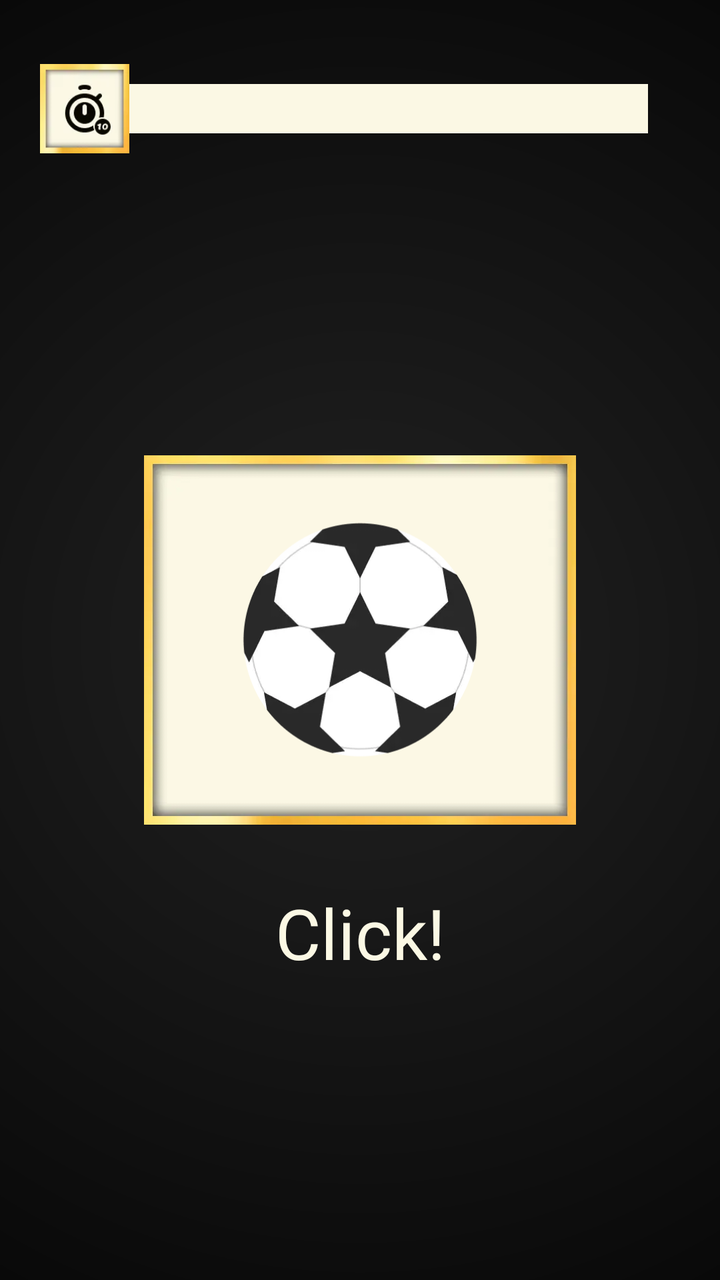
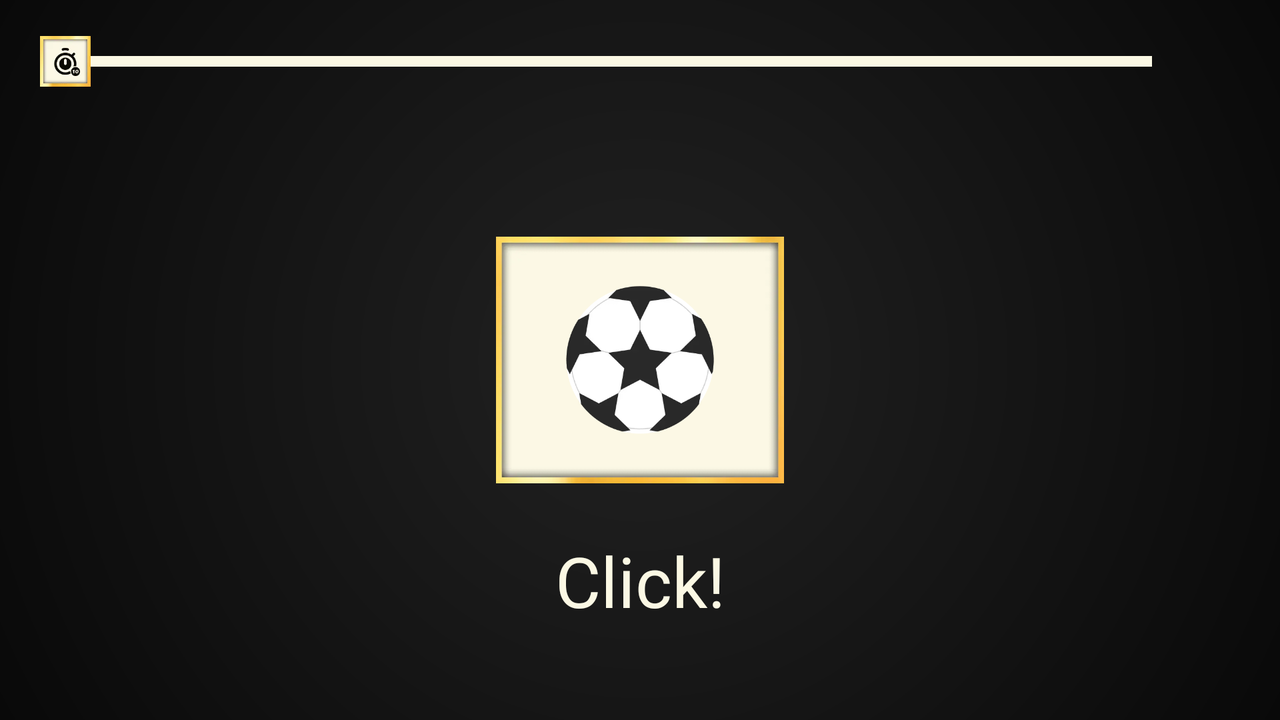

First picture: res/layout/ on a phone held upright. Second picture: the repository's own variant of that layout, on a device whose configuration matches the variant's folder. Source for both follows.
<!-- AndroidManifest.xml: application theme Theme.SoccerUnlimited -->
<!-- res/layout/activity_my_game.xml -->
<?xml version="1.0" encoding="utf-8"?>
<androidx.constraintlayout.widget.ConstraintLayout xmlns:android="http://schemas.android.com/apk/res/android"
    xmlns:app="http://schemas.android.com/apk/res-auto"
    xmlns:tools="http://schemas.android.com/tools"
    android:id="@+id/main"
    android:layout_width="match_parent"
    android:layout_height="match_parent"
    android:background="@drawable/main_background"
    tools:context=".ui.GameInfoActivity">

    <androidx.constraintlayout.widget.Guideline
        android:id="@+id/hor5"
        android:layout_width="wrap_content"
        android:layout_height="wrap_content"
        android:orientation="horizontal"
        app:layout_constraintGuide_percent="0.05" />

    <androidx.constraintlayout.widget.Guideline
        android:id="@+id/hor12"
        android:layout_width="wrap_content"
        android:layout_height="wrap_content"
        android:orientation="horizontal"
        app:layout_constraintGuide_percent="0.12" />

    <androidx.constraintlayout.widget.Guideline
        android:id="@+id/vert10"
        android:layout_width="wrap_content"
        android:layout_height="wrap_content"
        android:orientation="vertical"
        app:layout_constraintGuide_percent="0.1" />

    <androidx.constraintlayout.widget.Guideline
        android:id="@+id/vert90"
        android:layout_width="wrap_content"
        android:layout_height="wrap_content"
        android:orientation="vertical"
        app:layout_constraintGuide_percent="0.9" />

    <androidx.constraintlayout.widget.Guideline
        android:id="@+id/vert20"
        android:layout_width="wrap_content"
        android:layout_height="wrap_content"
        android:orientation="vertical"
        app:layout_constraintGuide_percent="0.2" />

    <androidx.constraintlayout.widget.Guideline
        android:id="@+id/vert80"
        android:layout_width="wrap_content"
        android:layout_height="wrap_content"
        android:orientation="vertical"
        app:layout_constraintGuide_percent="0.8" />

    <ImageView
        android:id="@+id/timerLogo"
        android:layout_width="0dp"
        android:layout_height="0dp"
        android:layout_marginStart="20dp"
        android:src="@drawable/icon_timer10"
        app:layout_constraintBottom_toTopOf="@id/hor12"
        app:layout_constraintDimensionRatio="1:1"
        app:layout_constraintStart_toStartOf="parent"
        app:layout_constraintTop_toBottomOf="@id/hor5" />

    <ProgressBar
        android:id="@+id/progressTimer"
        style="@style/Widget.AppCompat.ProgressBar.Horizontal"
        android:layout_width="0dp"
        android:layout_height="0dp"
        android:layout_marginVertical="10dp"
        android:progressDrawable="@drawable/time_progress"
        app:layout_constraintBottom_toBottomOf="@id/timerLogo"
        app:layout_constraintEnd_toStartOf="@id/vert90"
        app:layout_constraintStart_toEndOf="@id/timerLogo"
        app:layout_constraintTop_toTopOf="@id/timerLogo" />

    <TextView
        android:id="@+id/tvClickAmount"
        android:layout_width="wrap_content"
        android:layout_height="wrap_content"
        android:layout_marginBottom="15dp"
        android:fontFamily="@font/lemon_regular"
        android:textColor="@color/text_color"
        android:textSize="35sp"
        app:layout_constraintBottom_toTopOf="@id/ballBackground"
        app:layout_constraintEnd_toEndOf="parent"
        app:layout_constraintStart_toStartOf="parent" />

    <ImageView
        android:id="@+id/ballBackground"
        android:layout_width="0dp"
        android:layout_height="0dp"
        android:src="@drawable/game_background"
        app:layout_constraintBottom_toBottomOf="parent"
        app:layout_constraintDimensionRatio="1:1"
        app:layout_constraintEnd_toEndOf="@id/vert80"
        app:layout_constraintStart_toStartOf="@id/vert20"
        app:layout_constraintTop_toTopOf="parent" />

    <ImageView
        android:id="@+id/ball"
        android:layout_width="0dp"
        android:layout_height="0dp"
        android:layout_margin="10dp"
        android:src="@drawable/ball3"
        app:layout_constraintBottom_toBottomOf="@id/ballBackground"
        app:layout_constraintEnd_toEndOf="@id/ballBackground"
        app:layout_constraintStart_toStartOf="@id/ballBackground"
        app:layout_constraintTop_toTopOf="@id/ballBackground" />

    <TextView
        android:id="@+id/tvClick"
        android:layout_width="wrap_content"
        android:layout_height="wrap_content"
        android:layout_marginTop="15dp"
        android:fontFamily="@font/lemon_regular"
        android:text="@string/click"
        android:textColor="@color/text_color"
        android:textSize="35sp"
        app:layout_constraintEnd_toEndOf="parent"
        app:layout_constraintStart_toStartOf="parent"
        app:layout_constraintTop_toBottomOf="@id/ballBackground" />


</androidx.constraintlayout.widget.ConstraintLayout>
<!-- resources referenced by this layout -->
<resources>
  <color name="text_color">#FBF8E4</color>
  <!-- drawable ball3: png bitmap (drawable, 15227 bytes) -->
  <!-- drawable game_background: png bitmap (drawable, 46666 bytes) -->
  <!-- drawable icon_timer10: png bitmap (drawable, 8756 bytes) -->
  <!-- drawable main_background (drawable) -->
  <?xml version="1.0" encoding="utf-8"?>
  <shape android:shape="rectangle" xmlns:android="http://schemas.android.com/apk/res/android">
  
      <gradient
          android:type="radial"
          android:startColor="#222222"
          android:endColor="#000000"
          android:gradientRadius="500dp"
          />
  
  </shape>
  <!-- drawable time_progress (drawable) -->
  <?xml version="1.0" encoding="utf-8"?>
  <layer-list xmlns:android="http://schemas.android.com/apk/res/android">
      <item android:id="@+id/background">
          <shape android:shape="rectangle"
              >
          <solid
              android:color="#FBF8E4"
              />
          </shape>
      </item>
  
      <item android:id="@+id/progress">
          <clip
              android:clipOrientation="horizontal"
              android:gravity="start">
              <shape android:shape="rectangle">
                  <solid
                      android:color="#EDB73F"
                      />
              </shape>
          </clip>
      </item>
  </layer-list>
  <string name="click">Click!</string>
  <style name="Theme.SoccerUnlimited" parent="Base.Theme.SoccerUnlimited" />
  <style name="Base.Theme.SoccerUnlimited" parent="Theme.Material3.DayNight.NoActionBar">
          
          
      </style>
</resources>
<!-- res/layout-land/activity_my_game.xml (the repository's variant of the layout above) -->
<!-- drawn on the phone turned sideways -->
<?xml version="1.0" encoding="utf-8"?>
<androidx.constraintlayout.widget.ConstraintLayout xmlns:android="http://schemas.android.com/apk/res/android"
    xmlns:app="http://schemas.android.com/apk/res-auto"
    xmlns:tools="http://schemas.android.com/tools"
    android:id="@+id/main"
    android:layout_width="match_parent"
    android:layout_height="match_parent"
    tools:context=".ui.GameInfoActivity"
    android:background="@drawable/main_background"
    >
    <androidx.constraintlayout.widget.Guideline
        android:id="@+id/hor5"
        android:layout_width="wrap_content"
        android:layout_height="wrap_content"
        android:orientation="horizontal"
        app:layout_constraintGuide_percent="0.05"
        />

    <androidx.constraintlayout.widget.Guideline
        android:id="@+id/hor12"
        android:layout_width="wrap_content"
        android:layout_height="wrap_content"
        android:orientation="horizontal"
        app:layout_constraintGuide_percent="0.12"
        />

    <androidx.constraintlayout.widget.Guideline
        android:id="@+id/hor30"
        android:layout_width="wrap_content"
        android:layout_height="wrap_content"
        android:orientation="horizontal"
        app:layout_constraintGuide_percent="0.3"
        />

    <androidx.constraintlayout.widget.Guideline
        android:id="@+id/hor70"
        android:layout_width="wrap_content"
        android:layout_height="wrap_content"
        android:orientation="horizontal"
        app:layout_constraintGuide_percent="0.7"
        />

    <androidx.constraintlayout.widget.Guideline
        android:id="@+id/vert10"
        android:layout_width="wrap_content"
        android:layout_height="wrap_content"
        android:orientation="vertical"
        app:layout_constraintGuide_percent="0.1"
        />

    <androidx.constraintlayout.widget.Guideline
        android:id="@+id/vert90"
        android:layout_width="wrap_content"
        android:layout_height="wrap_content"
        android:orientation="vertical"
        app:layout_constraintGuide_percent="0.9"
        />

    <androidx.constraintlayout.widget.Guideline
        android:id="@+id/vert20"
        android:layout_width="wrap_content"
        android:layout_height="wrap_content"
        android:orientation="vertical"
        app:layout_constraintGuide_percent="0.2"
        />

    <androidx.constraintlayout.widget.Guideline
        android:id="@+id/vert80"
        android:layout_width="wrap_content"
        android:layout_height="wrap_content"
        android:orientation="vertical"
        app:layout_constraintGuide_percent="0.8"
        />

    <ImageView
        android:id="@+id/timerLogo"
        android:layout_width="0dp"
        android:layout_height="0dp"
        app:layout_constraintDimensionRatio="1:1"
        app:layout_constraintStart_toStartOf="parent"
        app:layout_constraintTop_toBottomOf="@id/hor5"
        app:layout_constraintBottom_toTopOf="@id/hor12"
        android:src="@drawable/icon_timer10"
        android:layout_marginStart="20dp"
        />

    <ProgressBar
        android:id="@+id/progressTimer"
        android:layout_width="0dp"
        android:layout_height="0dp"
        style="@style/Widget.AppCompat.ProgressBar.Horizontal"
        app:layout_constraintTop_toTopOf="@id/timerLogo"
        app:layout_constraintBottom_toBottomOf="@id/timerLogo"
        app:layout_constraintStart_toEndOf="@id/timerLogo"
        app:layout_constraintEnd_toStartOf="@id/vert90"
        android:layout_marginVertical="10dp"
        android:progressDrawable="@drawable/time_progress"
        />

    <TextView
        android:id="@+id/tvClickAmount"
        android:layout_width="wrap_content"
        android:layout_height="wrap_content"
        app:layout_constraintStart_toStartOf="parent"
        app:layout_constraintEnd_toEndOf="parent"
        app:layout_constraintBottom_toTopOf="@id/ballBackground"
        android:layout_marginBottom="15dp"
        android:textColor="@color/text_color"
        android:textSize="35sp"
        android:fontFamily="@font/lemon_regular"
        />

    <ImageView
        android:id="@+id/ballBackground"
        android:layout_width="0dp"
        android:layout_height="0dp"
        app:layout_constraintDimensionRatio="1:1"
        app:layout_constraintStart_toStartOf="parent"
        app:layout_constraintEnd_toEndOf="parent"
        app:layout_constraintTop_toTopOf="@id/hor30"
        app:layout_constraintBottom_toBottomOf="@id/hor70"
        android:src="@drawable/game_background"
        />

    <ImageView
        android:id="@+id/ball"
        android:layout_width="0dp"
        android:layout_height="0dp"
        app:layout_constraintStart_toStartOf="@id/ballBackground"
        app:layout_constraintEnd_toEndOf="@id/ballBackground"
        app:layout_constraintTop_toTopOf="@id/ballBackground"
        app:layout_constraintBottom_toBottomOf="@id/ballBackground"
        android:src="@drawable/ball3"
        android:layout_margin="10dp"
        />

    <TextView
        android:id="@+id/tvClick"
        android:layout_width="wrap_content"
        android:layout_height="wrap_content"
        app:layout_constraintStart_toStartOf="parent"
        app:layout_constraintEnd_toEndOf="parent"
        app:layout_constraintTop_toBottomOf="@id/ballBackground"
        android:text="@string/click"
        android:layout_marginTop="15dp"
        android:textColor="@color/text_color"
        android:textSize="35sp"
        android:fontFamily="@font/lemon_regular"
        />


</androidx.constraintlayout.widget.ConstraintLayout>
